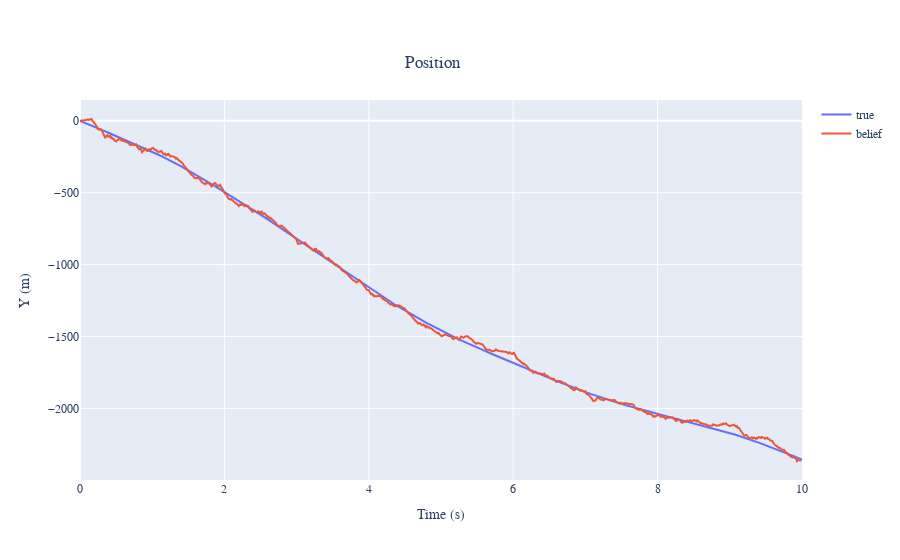
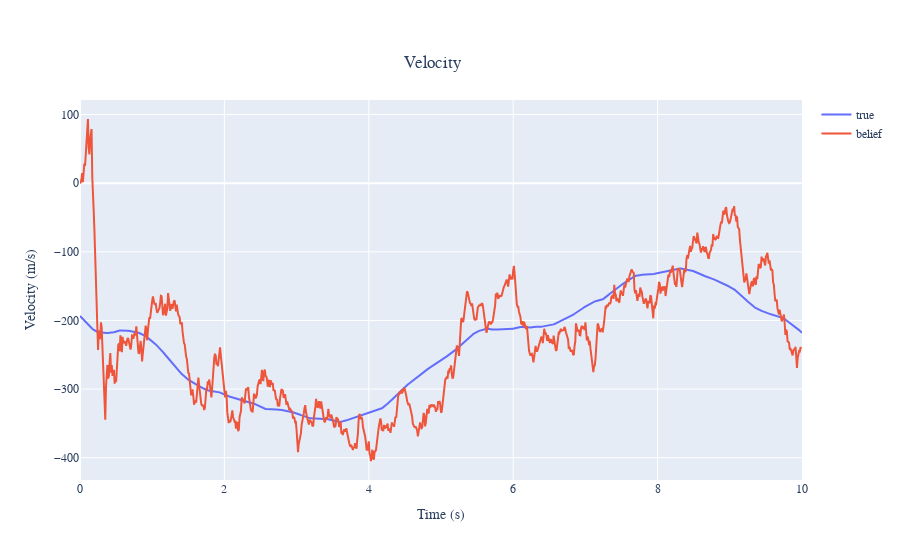
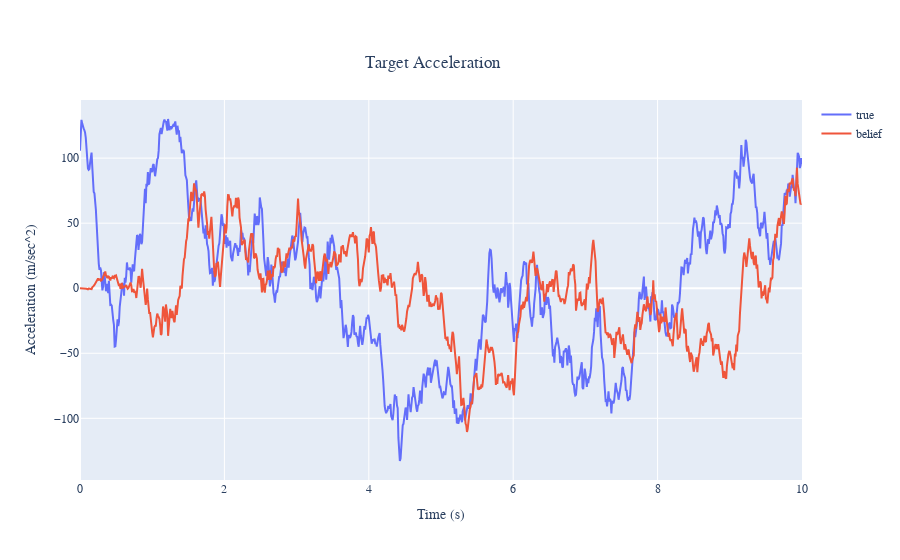
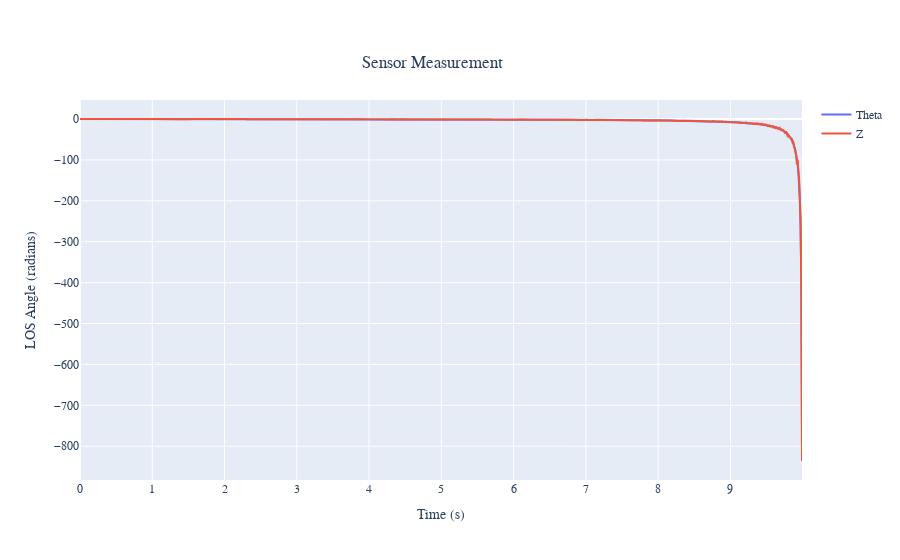

Here is the notebook cell these charts were saved with, in order:
### Code cell
# Position
figy = go.Figure()
figy.add_trace(go.Scatter(x=timevec, y=sol.y[0,:], name="true"))
figy.add_trace(go.Scatter(x=timevec[0:-1], y=filtersol.y[0,:], name="belief"))
figy.update_layout(font = dict(family=myfont), title={'text':"Position",'xanchor':'center','yanchor':'top','y':0.9,'x':0.48}, xaxis = { 'title' : {'text' : "Time (s)", 'font' : { 'family' : myfont } } } , yaxis_title="Y (m)")
figy.show()

# Velocity
figv = go.Figure()
figv.add_trace(go.Scatter(x=timevec, y=sol.y[1,:], name='true'))
figv.add_trace(go.Scatter(x=timevec[0:-1], y=filtersol.y[1,:], name='belief'))
figv.update_layout(font = dict(family=myfont), title={'text':"Velocity",'xanchor':'center','yanchor':'top','y':0.9,'x':0.48}, xaxis = { 'title' : {'text' : "Time (s)", 'font' : { 'family' : myfont } } } , yaxis_title="Velocity (m/s)")
figv.show()

# Acceleration
figat = go.Figure()
figat.add_trace(go.Scatter(x=timevec, y=sol.y[2,:], name='true'))
figat.add_trace(go.Scatter(x=timevec[0:-1], y=filtersol.y[2,:], name='belief'))
figat.update_layout(font = dict(family=myfont), title={'text':"Target Acceleration",'xanchor':'center','yanchor':'top','y':0.9,'x':0.48}, xaxis = { 'title' : {'text' : "Time (s)", 'font' : { 'family' : myfont } } } , yaxis_title="Acceleration (m/sec^2)")
figat.show()

# Theta
figtheta = go.Figure()
figtheta.add_trace(go.Scatter(x=timevec[0:-1], y=theta, name='Theta'))
figtheta.add_trace(go.Scatter(x=timevec[0:-1], y=z, name='Z'))
figtheta.update_layout(font = dict(family=myfont), title={'text':"Sensor Measurement",'xanchor':'center','yanchor':'top','y':0.9,'x':0.48}, xaxis = { 'title' : {'text' : "Time (s)", 'font' : { 'family' : myfont } } } , yaxis_title="LOS Angle (radians)")
figtheta.show()

# Kalman Gains
figk = go.Figure()
figk.add_trace(go.Scatter(x=filtersol.t, y=K1, name='K1'))
figk.add_trace(go.Scatter(x=filtersol.t, y=K2, name='K2'))
figk.add_trace(go.Scatter(x=filtersol.t, y=K3, name='K3'))
figk.update_layout(font = dict(family=myfont), title={'text':"Kalman Filter Gains",'xanchor':'center','yanchor':'top','y':0.9,'x':0.48}, xaxis = { 'title' : {'text' : "Time (s)", 'font' : { 'family' : myfont } } } , yaxis_title="Kalman Filter Gains")
figk.show()

# RMS Error
figp = go.Figure()
figp.add_trace(go.Scatter(x=filtersol.t, y=std_pos, name='RMS error in position(ft)'))
figp.add_trace(go.Scatter(x=filtersol.t, y=std_vel, name='RMS error in velocity(ft/sec)'))
figp.add_trace(go.Scatter(x=filtersol.t, y=std_accel, name='RMS error in acceleration(ft/sec^2)'))
figp.update_layout(font = dict(family=myfont), title={'text':"Evolution of the RMS Error",'xanchor':'center','yanchor':'top','y':0.9,'x':0.48}, xaxis = { 'title' : {'text' : "Time (s)", 'font' : { 'family' : myfont } } } , yaxis_title="Standard Deviation of the State Error")
figp.show()

# Residual
figr = go.Figure()
figr.add_trace(go.Scatter(x=filtersol.t, y=residual, name='Residual'))
figr.show()

### Figure 1 — Plotly figure (JSON) as saved in the notebook; plotly's stock layout.template omitted (floating-point values rounded to 4 significant figures; data arrays with more than 128 entries replaced by an {"elided": "..."} marker saying what was removed)
{"data": [{"name": "true", "type": "scatter", "x": {"elided": "1001 float values"}, "y": {"elided": "1001 float values"}}, {"name": "belief", "type": "scatter", "x": {"elided": "1000 float values"}, "y": {"elided": "1000 float values"}}], "layout": {"autosize": true, "font": {"family": "Times New Roman"}, "title": {"text": "Position", "x": 0.48, "xanchor": "center", "y": 0.9, "yanchor": "top"}, "xaxis": {"autorange": true, "range": [0, 10], "title": {"font": {"family": "Times New Roman"}, "text": "Time (s)"}, "type": "linear"}, "yaxis": {"autorange": true, "range": [-2497.0, 144.7], "title": {"text": "Y (m)"}, "type": "linear"}}}

### Figure 2 — Plotly figure (JSON) as saved in the notebook; plotly's stock layout.template omitted (floating-point values rounded to 4 significant figures; data arrays with more than 128 entries replaced by an {"elided": "..."} marker saying what was removed)
{"data": [{"name": "true", "type": "scatter", "x": {"elided": "1001 float values"}, "y": {"elided": "1001 float values"}}, {"name": "belief", "type": "scatter", "x": {"elided": "1000 float values"}, "y": {"elided": "1000 float values"}}], "layout": {"autosize": true, "font": {"family": "Times New Roman"}, "title": {"text": "Velocity", "x": 0.48, "xanchor": "center", "y": 0.9, "yanchor": "top"}, "xaxis": {"autorange": true, "range": [0, 10], "title": {"font": {"family": "Times New Roman"}, "text": "Time (s)"}, "type": "linear"}, "yaxis": {"autorange": true, "range": [-432.5, 121.1], "title": {"text": "Velocity (m/s)"}, "type": "linear"}}}

### Figure 3 — Plotly figure (JSON) as saved in the notebook; plotly's stock layout.template omitted (floating-point values rounded to 4 significant figures; data arrays with more than 128 entries replaced by an {"elided": "..."} marker saying what was removed)
{"data": [{"name": "true", "type": "scatter", "x": {"elided": "1001 float values"}, "y": {"elided": "1001 float values"}}, {"name": "belief", "type": "scatter", "x": {"elided": "1000 float values"}, "y": {"elided": "1000 float values"}}], "layout": {"autosize": true, "font": {"family": "Times New Roman"}, "title": {"text": "Target Acceleration", "x": 0.48, "xanchor": "center", "y": 0.9, "yanchor": "top"}, "xaxis": {"autorange": true, "range": [0, 10], "title": {"font": {"family": "Times New Roman"}, "text": "Time (s)"}, "type": "linear"}, "yaxis": {"autorange": true, "range": [-147.4, 144.7], "title": {"text": "Acceleration (m/sec^2)"}, "type": "linear"}}}

### Figure 4 — Plotly figure (JSON) as saved in the notebook; plotly's stock layout.template omitted (floating-point values rounded to 4 significant figures; data arrays with more than 128 entries replaced by an {"elided": "..."} marker saying what was removed)
{"data": [{"name": "Theta", "type": "scatter", "x": {"elided": "1000 float values"}, "y": {"elided": "1000 float values"}}, {"name": "Z", "type": "scatter", "x": {"elided": "1000 float values"}, "y": {"elided": "1000 float values"}}], "layout": {"autosize": true, "font": {"family": "Times New Roman"}, "title": {"text": "Sensor Measurement", "x": 0.48, "xanchor": "center", "y": 0.9, "yanchor": "top"}, "xaxis": {"autorange": true, "range": [0, 9.99], "title": {"font": {"family": "Times New Roman"}, "text": "Time (s)"}, "type": "linear"}, "yaxis": {"autorange": true, "range": [-882.6, 46.59], "title": {"text": "LOS Angle (radians)"}, "type": "linear"}}}
